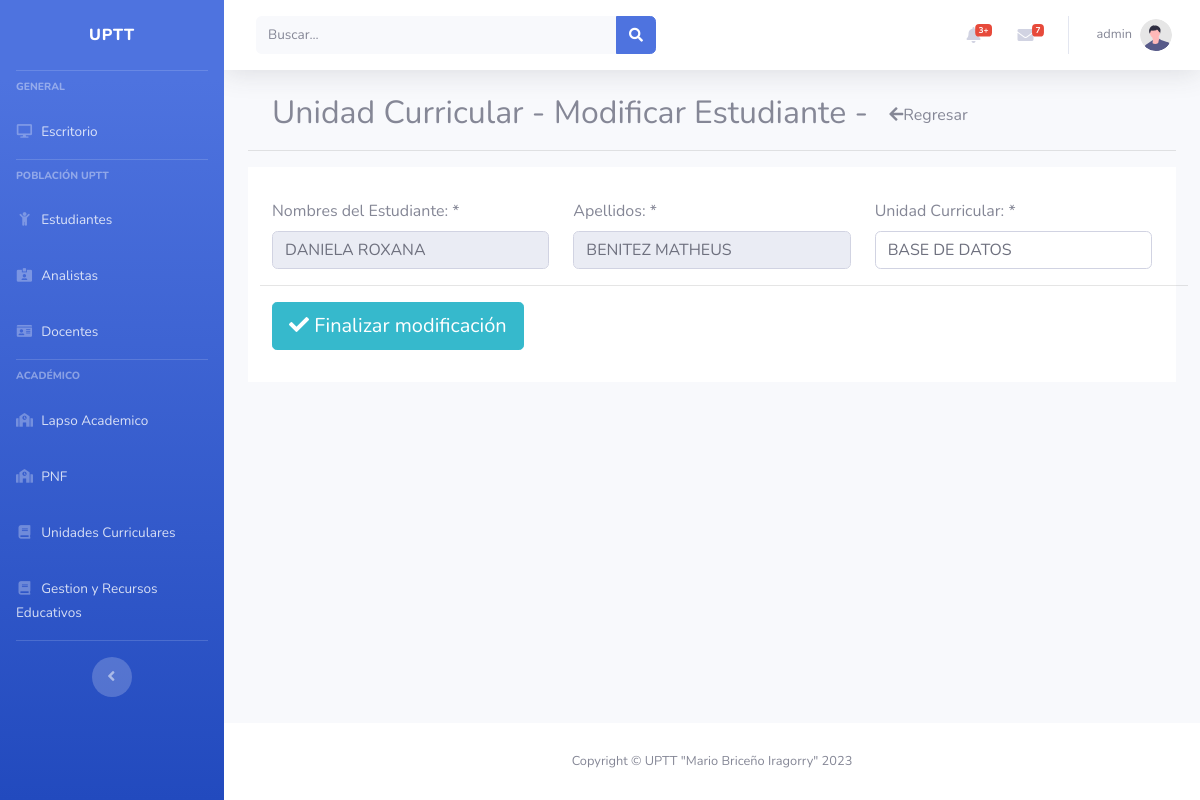
/?route=subjectStudents&method=edit&id=1 (signed in), run on the app's committed database.
### tables this page shows
CREATE TABLE `unidad_curricular_has_estudiantes` (
  `r_id` int(11) NOT NULL,
  `unidad_curricular_id` int(11) DEFAULT NULL,
  `estudiante_id` int(11) DEFAULT NULL
);

CREATE TABLE `estudiantes` (
  `id` int(11) NOT NULL,
  `cedula` varchar(255) DEFAULT NULL,
  `apellidos` varchar(255) DEFAULT NULL,
  `nombres` varchar(255) DEFAULT NULL,
  `fecha_nacimiento` date DEFAULT NULL,
  `edad` varchar(255) DEFAULT NULL,
  `sexo_id` int(11) DEFAULT NULL,
  `estado_civil_id` int(11) DEFAULT NULL,
  `estado_natal_id` int(11) DEFAULT NULL,
  `municipio_natal_id` int(11) DEFAULT NULL,
  `parroquia_natal_id` int(11) DEFAULT NULL,
  `email` varchar(255) DEFAULT NULL,
  `telefono_movil` varchar(255) DEFAULT NULL,
  `telefono_resd` varchar(255) DEFAULT NULL,
  `otro_telefono` varchar(255) DEFAULT NULL,
  `direccion_resd` varchar(255) DEFAULT NULL,
  `pais_id` int(11) DEFAULT NULL,
  `foto` varchar(255) DEFAULT NULL,
  `rol_id` int(11) DEFAULT NULL
);

CREATE TABLE `unidad_curricular` (
  `id` int(11) NOT NULL,
  `descripcion` varchar(255) DEFAULT NULL
);

### app/controllers/relations/students/subjectStudentsController.php (called while the page is built, shortened)
<?php
require_once($_SERVER['DOCUMENT_ROOT']."/php/uptt-project/app/models/relations/students/subjectStudents.php");
class SubjectStudentsController{
    private $model;
    public function __construct()
    {
        $this->model = new SubjectStudents();
    }
    public function edit($id)
    {
        $rows = $this->model->show($id);
        include('app/views/subjects_folder/relations_students/edit.php');
    }
}

### app/db/db.php (called while the page is built)
<?php
class BDConexion{
    private $host = "localhost";
    private $user = "root";
    private $pass = "";
    private $db = "uptt";
    public function __construct(){
        try {
            $pdo = new PDO("mysql:host=$this->host;dbname=$this->db", $this->user, $this->pass);
            $pdo->setAttribute(PDO::ATTR_ERRMODE, PDO::ERRMODE_EXCEPTION);
            return $pdo;
        } catch (PDOException $e) {
            echo "La conexión ha fallado: " . $e->getMessage();
        }
    }
}

### app/models/relations/students/subjectStudents.php (called while the page is built, shortened)
<?php
require_once($_SERVER['DOCUMENT_ROOT']."/php/uptt-project/app/db/db.php");
class SubjectStudents extends BDConexion{
    public $conn;
    public function __construct(){
        $this->conn = parent::__construct();
    }
    public function show($id){
        $data = "";
        $sql = "SELECT * FROM unidad_curricular_has_estudiantes
                INNER JOIN estudiantes ON unidad_curricular_has_estudiantes.estudiante_id=estudiantes.id
                INNER JOIN unidad_curricular ON unidad_curricular_has_estudiantes.unidad_curricular_id=unidad_curricular.id
                WHERE r_id = :r_id";
        $pdo = $this->conn->prepare($sql);
        $pdo->bindParam(':r_id', $id);
        if($pdo->execute()){
            if($pdo->rowCount() > 0){
                $data = $pdo->fetch(PDO::FETCH_ASSOC);
            }else{
                $data[] = ['message' => "Not Data", 'status' => "null"];
            }
            return $data;
        }
    }
}

### app/views/subjects_folder/relations_students/edit.php (the view, shortened to what this page needs)
<?php include($_SERVER['DOCUMENT_ROOT']."/php/uptt-project/app/views/partials/header.php");?>
<section class="container">
	<h2>Unidad Curricular - Modificar Estudiante -
		<a href="?route=subjectStudents&method=index" class="btn">
			<i class="fa fa-arrow-left"></i>Regresar</a>
	</h2>
</section>
<hr>
<section class="container p-4 bg-white">
	<form class="row g-3" action="?route=subjectStudents&method=update" method="POST">
		<div class="col-md-4 my-2">
			<label for="nombres">Nombres del Estudiante: * </label>
			<input type="text" name="nombres" id="nombres" class="form-control" readonly value="<?php echo $rows['nombres']; ?>">
		</div>
		<div class="col-md-4 my-2">
			<label for="apellidos">Apellidos: * </label>
			<input type="text" name="apellidos" id="apellidos" class="form-control" readonly value="<?php echo $rows['apellidos']; ?>">
		</div>
		<div class="col-md-4 my-2">
			<label for="unidad_curricular_id">Unidad Curricular: * </label>
			<input type="text" name="unidad_curricular_id" id="unidad_curricular_id" class="form-control" required value="<?php echo $rows['descripcion']; ?>">
		</div>
		<hr class="col-12 my-2">
		<div class="col-md-4 my-2">
			<button type="submit" class="btn btn-info btn-lg"><i class="fa fa-check"></i> Finalizar modificación</button>
		</div>
	</form>
</section>
<?php include($_SERVER['DOCUMENT_ROOT']."/php/uptt-project/app/views/partials/footer.php");?>

### data on the page
unidad_curricular_has_estudiantes: nombres "DANIELA ROXANA", apellidos "BENITEZ MATHEUS", unidad_curricular_id "BASE DE DATOS"

### other printed values
$_SESSION['row_count_0']['username'] "admin"
